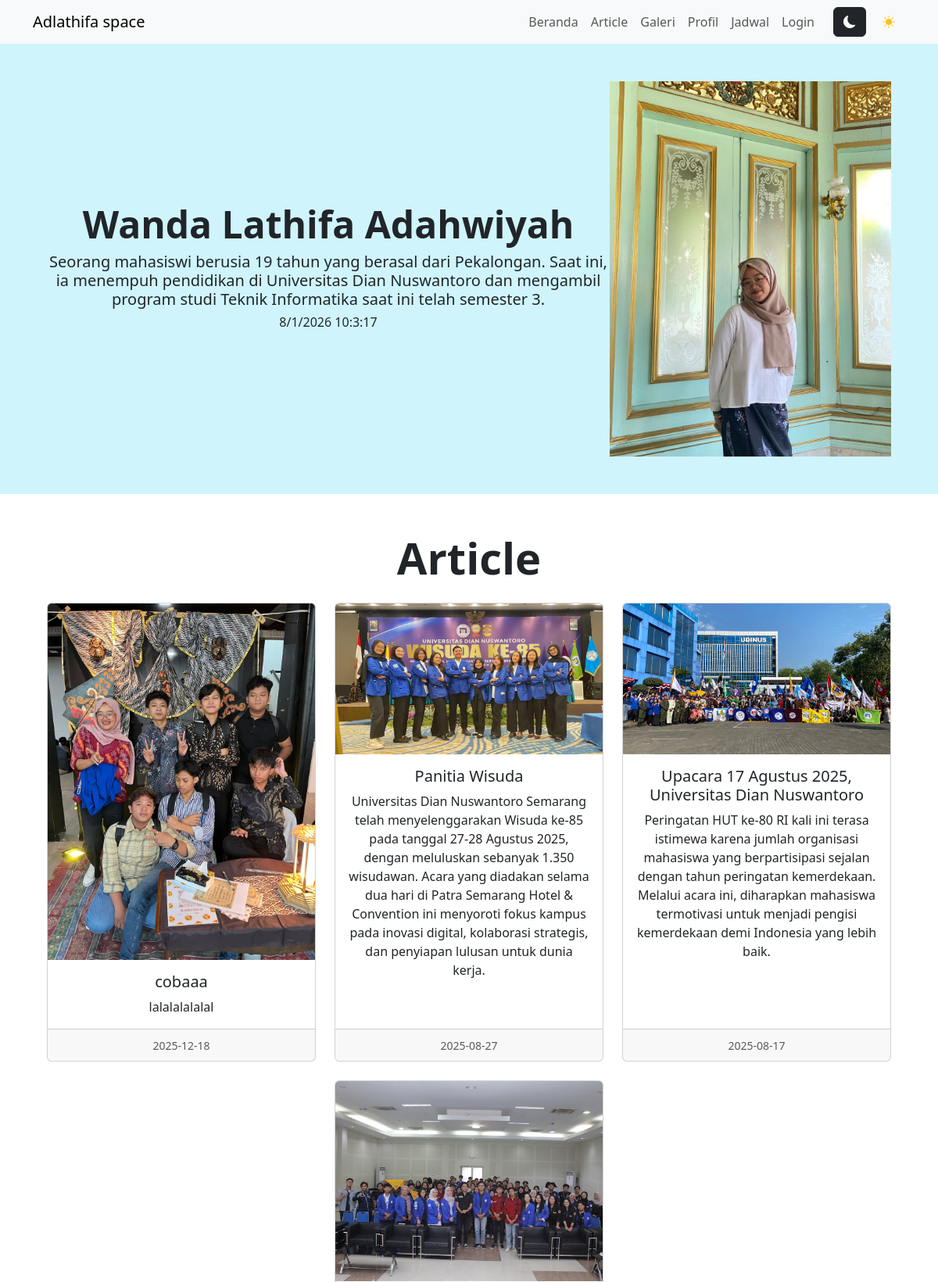
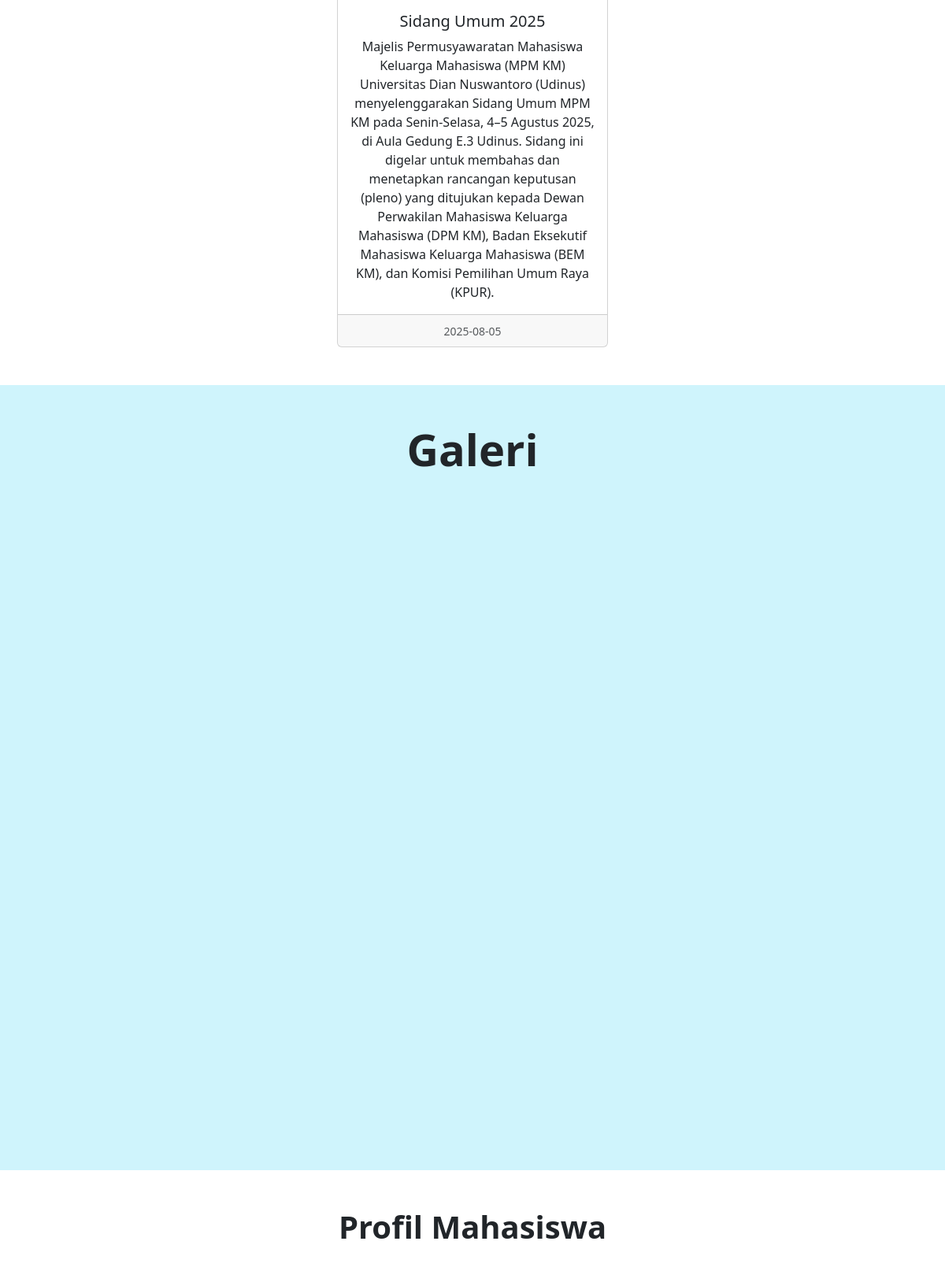
The page / (upper part) on the database its author committed (2 pictures, top to bottom).
### tables this page shows
CREATE TABLE `article` (
  `id` int(11) NOT NULL,
  `judul` text DEFAULT NULL,
  `isi` text DEFAULT NULL,
  `gambar` text DEFAULT NULL,
  `tanggal` date DEFAULT NULL,
  `username` varchar(50) DEFAULT NULL
);

### index.php (the view, shortened to what this page needs)
<?php
include "koneksi.php";
?>
<!doctype html>
<html lang="en">
  <head>
    <link
      rel="stylesheet"
      href="https://cdn.jsdelivr.net/npm/bootstrap-icons@1.13.1/font/bootstrap-icons.min.css"
    >
    <link
      href="https://cdn.jsdelivr.net/npm/bootstrap@5.3.8/dist/css/bootstrap.min.css"
      rel="stylesheet"
    >
  </head>
  <body>
    <nav class="navbar navbar-expand-lg bg-body-tertiary sticky-top">
  <div class="container">
    <a class="navbar-brand" href="#">Adlathifa space</a>
    <div class="collapse navbar-collapse" id="navbarSupportedContent">
      <ul class="navbar-nav ms-auto mb-2 mb-lg-0 text-dark">
        <li class="nav-item">
            <li class="nav-item">
                <a class="nav-link" href="#">Beranda</a>
            </li>
            <li class="nav-item">
                <a class="nav-link" href="#Article">Article</a>
            </li>
            <li class="nav-item">
                <a class="nav-link" href="#Galeri">Galeri</a>
            </li>
            <li class="nav-item">
              <a class="nav-link" href="#Profil">Profil</a>
            </li>
            <li class="nav-item">
              <a class="nav-link" href="#Jadwal">Jadwal</a>
            </li>
            <li class="nav-item">
              <a class="nav-link" href="login.php" target="_blank">Login</a>
            </li>
        </li>
      </ul>
      <div class="d-flex ms-3">
        <button id="darkBtn" class="btn btn-dark me-2">
          <i class="bi bi-moon-fill"></i>
        </button>
        <button id="lightBtn" class="btn btn-light">
          <i class="bi bi-sun-fill text-warning"></i>
        </button>
      </div>
    </div>
  </div>
</nav>
    <section id="Hero" class="text-center p-5 bg-info-subtle">
        <div class="container">
            <div class="d-sm-flex flex-sm-row-reverse align-items-center">
                <img src="imgg/Wandaaa.jpg" class="img-fluid" width="360" style="max-width: none;">
                <div>
                  <h1 class="fw-bold display-5">
                    Wanda Lathifa Adahwiyah
                  </h1>
                  <p class="h5">
                  Seorang mahasiswi berusia 19 tahun yang berasal dari Pekalongan. Saat ini, ia menempuh pendidikan di Universitas Dian Nuswantoro dan mengambil program studi Teknik Informatika saat ini telah semester 3.
                  </p>
                  <h6>
                    <span id="tanggal"></span>
                    <span id="jam"></span>
                  </h6>
                </div>
            </div>
        </div>
    </section>
<section id="Article" class="text-center p-5">
  <div class="container">
    <h1 class="fw-bold display-4 pb-3">Article</h1>
    <div class="row row-cols-1 row-cols-md-3 g-4 justify-content-center">
      <?php
      $sql = "SELECT * FROM article ORDER BY tanggal DESC";
      $hasil = $conn->query($sql);
      while($row = $hasil->fetch_assoc()){
      ?>
        <div class="col">
          <div class="card h-100">
            <img src="imgg/<?= $row["gambar"]?>" class="card-img-top" alt="..." />
            <div class="card-body">
              <h5 class="card-title"><?= $row["judul"]?></h5>
              <p class="card-text">
                <?= $row["isi"]?>
              </p>
            </div>
            <div class="card-footer">
              <small class="text-body-secondary">
                <?= $row["tanggal"]?>
              </small>
            </div>
          </div>
        </div>
        <?php
      }
      ?>
    </div>
  </div>
</section>
    <section id="Galeri" class="text-center p-5 bg-info-subtle">
        <div class="container">
            <h1 class="fw-bold display-4 pb-3">Galeri</h1>
        <div id="carouselExample" class="carousel slide">
          <div class="carousel-inner">
            <div class="carousel-item active">
              <img src="imgg/studytour.jpg" class="d-block w-100" alt="foto">
            </div>
          </div>
          <button class="carousel-control-prev" type="button" data-bs-target="#carouselExample" data-bs-slide="prev">
            <span class="carousel-control-prev-icon" aria-hidden="true"></span>
          </button>
          <button class="carousel-control-next" type="button" data-bs-target="#carouselExample" data-bs-slide="next">
            <span class="carousel-control-next-icon" aria-hidden="true"></span>
          </button>
        </div>
      </div>
    </section>
    <section id="Profil" class="py-5">
      <div class="container">
    <h1 class="fw-bold text-center mb-5">Profil Mahasiswa</h1>
    </div>
  </section>
  </body>
</html>

### rows shown on the page
article: gambar (picture), judul "cobaaa", isi "lalalalalalal", tanggal "2025-12-18"
article: gambar (picture), judul "Panitia Wisuda", isi "Universitas Dian Nuswantoro Semarang telah menyelenggarakan Wisuda ke-85 pada tanggal 27-28 Agustus 2025, dengan meluluskan sebanyak 1.350 wisudawan. Acara yang diadakan selama dua hari di Patra Semarang Hotel & Convention ini menyoroti fokus kampus pada inovasi digital, kolaborasi strategis, dan penyiapan lulusan untuk dunia kerja.", tanggal "2025-08-27"
article: gambar (picture), judul "Upacara 17 Agustus 2025, Universitas Dian Nuswantoro", isi "Peringatan HUT ke-80 RI kali ini terasa istimewa karena jumlah organisasi mahasiswa yang berpartisipasi sejalan dengan tahun peringatan kemerdekaan. Melalui acara ini, diharapkan mahasiswa termotivasi untuk menjadi pengisi kemerdekaan demi Indonesia yang lebih baik.", tanggal "2025-08-17"
article: gambar (picture), judul "Sidang Umum 2025", isi "Majelis Permusyawaratan Mahasiswa Keluarga Mahasiswa (MPM KM) Universitas Dian Nuswantoro (Udinus) menyelenggarakan Sidang Umum MPM KM pada Senin-Selasa, 4–5 Agustus 2025, di Aula Gedung E.3 Udinus. Sidang ini digelar untuk membahas dan menetapkan rancangan keputusan (pleno) yang ditujukan kepada Dewan Perwakilan Mahasiswa Keluarga Mahasiswa (DPM KM), Badan Eksekutif Mahasiswa Keluarga Mahasiswa (BEM KM), dan Komisi Pemilihan Umum Raya (KPUR).", tanggal "2025-08-05"
